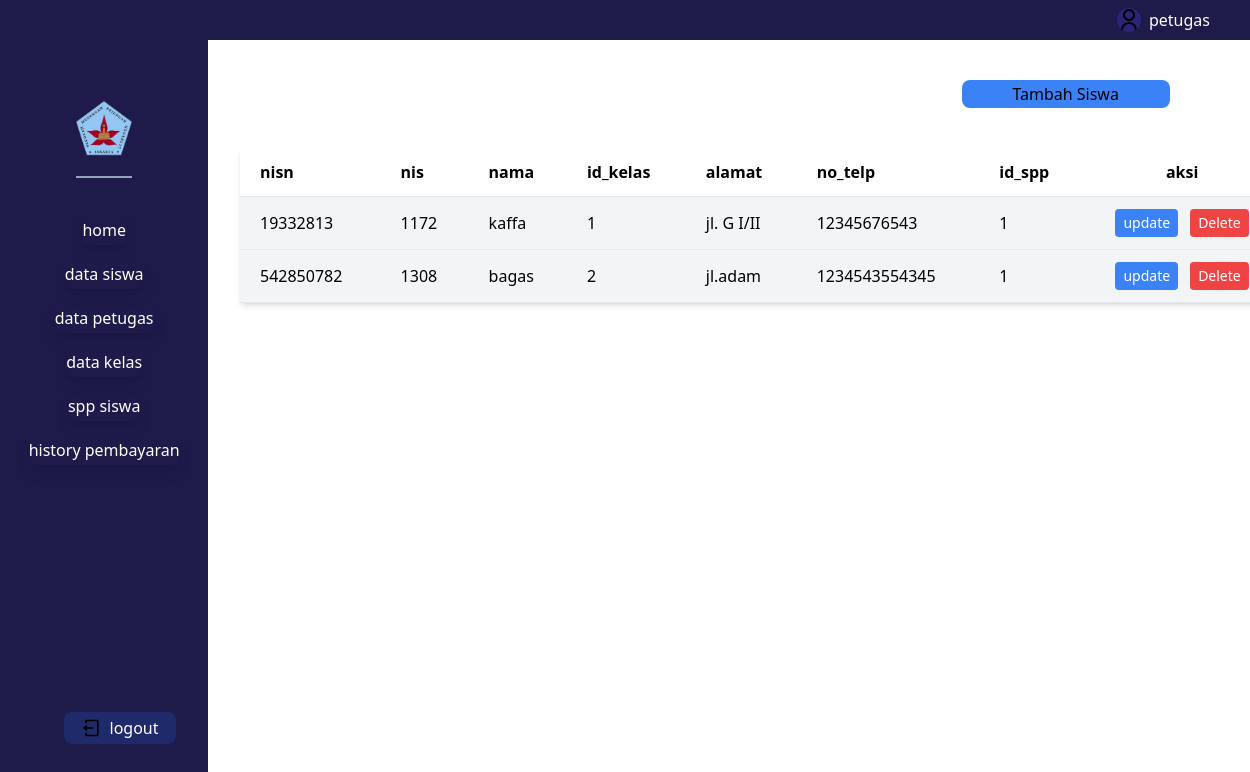
Page /admin/siswa.php (signed in) on the committed database.
### tables this page shows
CREATE TABLE `siswa` (
  `nisn` char(12) NOT NULL,
  `nis` char(10) NOT NULL,
  `nama` varchar(255) NOT NULL,
  `id_kelas` int(12) NOT NULL,
  `alamat` text NOT NULL,
  `no_telp` varchar(15) NOT NULL,
  `id_spp` int(11) NOT NULL
);

### admin/siswa.php (the view, shortened to what this page needs)
<!DOCTYPE html>
<html lang="en">
<head>
    <link rel="stylesheet" href="../css/output.css">
    <link rel="stylesheet" href="../css/index.css">
</head>
<body class="w-full">
    <div>
        <?php
        include '../components/sidebar.php' ?>
    </div>
    <div class="w-10/12">
        <div class="w-full flex md:justify-end my-10 md:mx-32 sm:-mx-10 mx-10">
            <button type="button" onclick="window.location.href='tambah_siswa.php'"
                class="bg-blue-500 w-52 h-7 rounded-lg">Tambah Siswa</button>
        </div>
        <div class="w-full md:-ml-0 sm:mx-10 mx-10">
            <table class="w-full sm:px-44 md:ml-60 text-md bg-white shadow-md rounded mb-4">
                <thead>
                    <tr class="border-b">
                        <th class="text-left sm:p-3 p-1 sm:px-5 px-1">nisn</th>
                        <th class="text-left sm:p-3 p-1 sm:px-5 px-1">nis</th>
                        <th class="text-left sm:p-3 p-1 sm:px-5 px-1">nama</th>
                        <th class="text-left sm:p-3 p-1 sm:px-5 px-1">id_kelas</th>
                        <th class="text-left sm:p-3 p-1 sm:px-5 px-1">alamat</th>
                        <th class="text-left sm:p-3 p-1 sm:px-5 px-1">no_telp</th>
                        <th class="text-left sm:p-3 p-1 sm:px-5 px-1">id_spp</th>
                        <th>aksi</th>
                </thead>
                <tbody>
                    <?php
                    $sql = "SELECT * FROM siswa";
                    $result = mysqli_query($conn, $sql);
                    foreach ($result as $siswa) {
                        ?>
                        <tr class="border-b hover:bg-orange-100 bg-gray-100">
                            <td class="sm:p-3 p-1 sm:px-5 px-1">
                                <?= $siswa['nisn'] ?>
                            </td>
                            <td class="sm:p-3 p-1 sm:px-5 px-1">
                                <?= $siswa['nis'] ?>
                            </td>
                            <td class="sm:p-3 p-1 sm:px-5 px-1">
                                <?= $siswa['nama'] ?>
                            </td>
                            <td class="sm:p-3 p-1 sm:px-5 px-1">
                                <?= $siswa['id_kelas'] ?>
                            </td>
                            <td class="sm:p-3 p-1 sm:px-5 px-1">
                                <?= $siswa['alamat'] ?>
                            </td>
                            <td class="sm:p-3 p-1 sm:px-5 px-1">
                                <?= $siswa['no_telp'] ?>
                            </td>
                            <td class="sm:p-3 p-1 sm:px-5 px-1">
                                <?= $siswa['id_spp'] ?>
                            </td>
                            <td class="sm:p-3 p-1 sm:px-5 px-1 flex justify-center"><a
                                    href="aksi_siswa/update_siswa.php?action=update&nisn=<?= $siswa['nisn'] ?>&nis=<?= $siswa['nis'] ?>&nama=<?= $siswa['nama'] ?>&id_kelas=<?= $siswa['id_kelas'] ?>&alamat=<?= $siswa['alamat'] ?>&no_telp=<?= $siswa['no_telp'] ?>&id_spp=<?= $siswa['id_spp'] ?>"
                                    class="mr-3 text-sm bg-blue-500 hover:bg-blue-700 text-white py-1 px-2 rounded focus:outline-none focus:shadow-outline">update</a>
                                <a onclick="return confirm('Anda yakin ingin menghapus siswa ?')"
                                    href="aksi_siswa/hapus.php?nisn=<?= $siswa['nisn'] ?>"
                                    class="text-sm bg-red-500 hover:bg-red-700 text-white py-1 px-2 rounded focus:outline-none focus:shadow-outline">Delete</a>
                            </td>
                        </tr>
                    <?php } ?>
                </tbody>
            </table>
        </div>
    </div>
</body>
</html>

### rows in the picture
siswa: nisn "19332813", nis "1172", nama "kaffa", id_kelas "1", alamat "jl. G I/II", no_telp "12345676543", id_spp "1"
siswa: nisn "542850782", nis "1308", nama "bagas", id_kelas "2", alamat "jl.adam", no_telp "1234543554345", id_spp "1"

### other values in the picture
$username "petugas"
